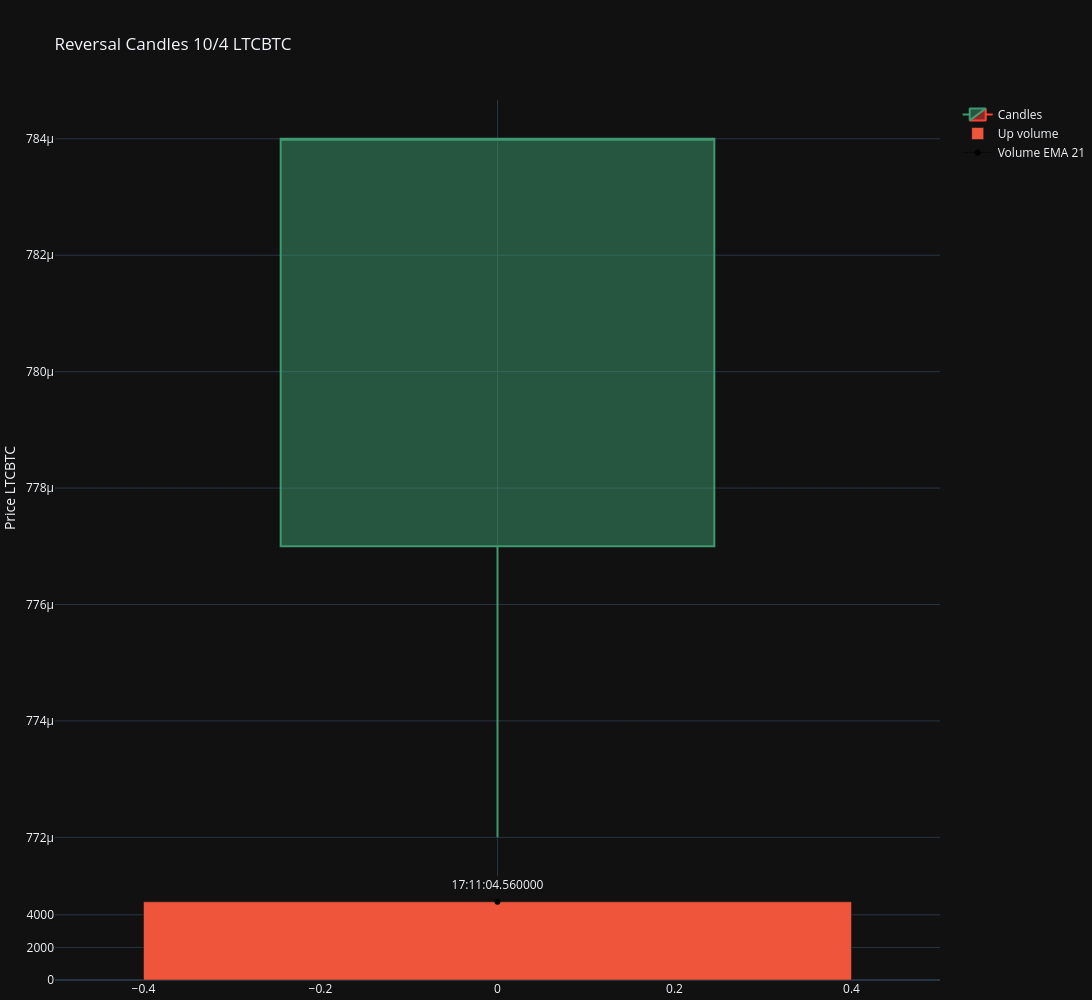

Source (notebook cell):
### Markdown cell above
## Plot Reversal Candles

Plot the reversal candlestick chart. Here `min_height=10` (larger than default) will recompute the reversal candles.

### Code cell
ltc.plot_reversal(min_height=10, min_reversal=4, candles_ta_height_ratio=0.9, from_atomic=True)

### Figure 1 — Plotly figure (JSON) as saved in the notebook; plotly's stock layout.template omitted (floating-point values rounded to 4 significant figures)
{"data": [{"close": [0.000784], "high": [0.000784], "low": [0.000772], "name": "Candles", "open": [0.000777], "x": ["17:11:04.560000"], "type": "candlestick", "xaxis": "x", "yaxis": "y"}, {"name": "Up volume", "x": [0], "y": [4799.0], "type": "bar", "xaxis": "x2", "yaxis": "y2"}, {"name": "Down volume", "x": [], "y": [], "type": "bar", "xaxis": "x2", "yaxis": "y2"}, {"line": {"color": "black", "width": 0.5}, "name": "Volume EMA 21", "x": [0], "y": [4799.0], "type": "scatter", "xaxis": "x2", "yaxis": "y2"}], "layout": {"xaxis": {"anchor": "y", "domain": [0.0, 1.0], "matches": "x2", "showticklabels": true, "rangeslider": {"visible": false}}, "yaxis": {"anchor": "x", "domain": [0.118, 1.0], "title": {"text": "Price LTCBTC"}, "autorange": true, "fixedrange": false}, "xaxis2": {"anchor": "y2", "domain": [0.0, 1.0]}, "yaxis2": {"anchor": "x2", "domain": [0.0, 0.098], "autorange": true, "fixedrange": false}, "margin": {"l": 1, "r": 1, "b": 20, "t": 100}, "yaxis3": {"autorange": true, "fixedrange": false}, "yaxis4": {"autorange": true, "fixedrange": false}, "title": {"text": "Reversal Candles 10/4 LTCBTC"}, "autosize": false, "width": 1800, "height": 1000}}
